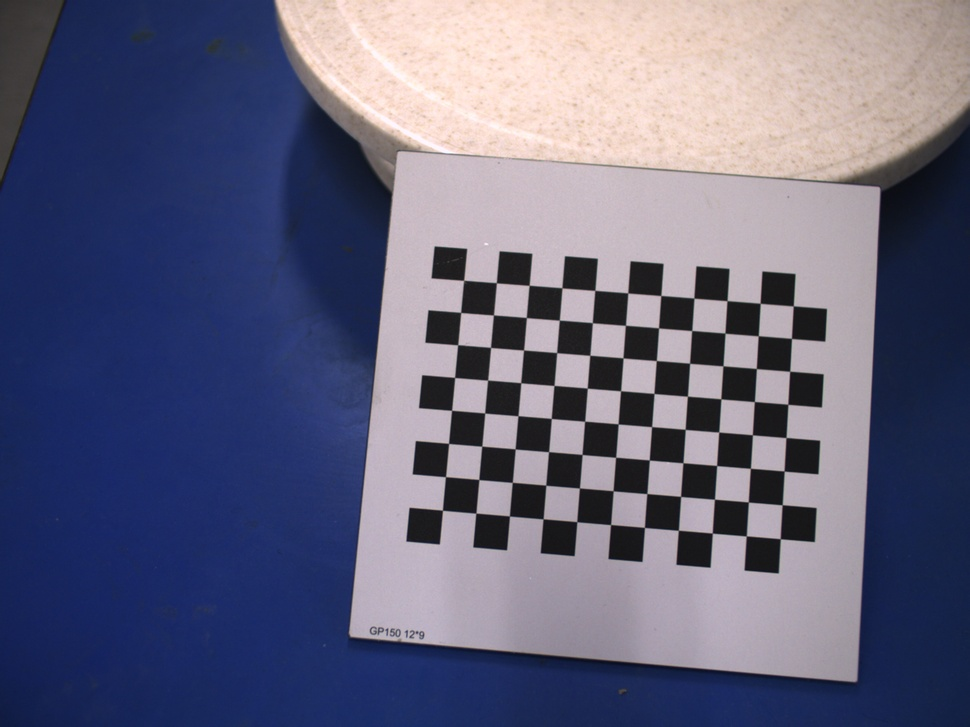
#> input picture left01.jpg, 970 x 727 px, shrunk from 2048 x 1536 before the run
$ python featurematcher2.py
#> lines starting #> are read from the running program, lines starting #| are printed output that depends on the picture
import numpy as np
import cv2 as cv
import matplotlib.pyplot as plt
img1 = cv.imread('left01.jpg',cv.IMREAD_GRAYSCALE)          # queryImage
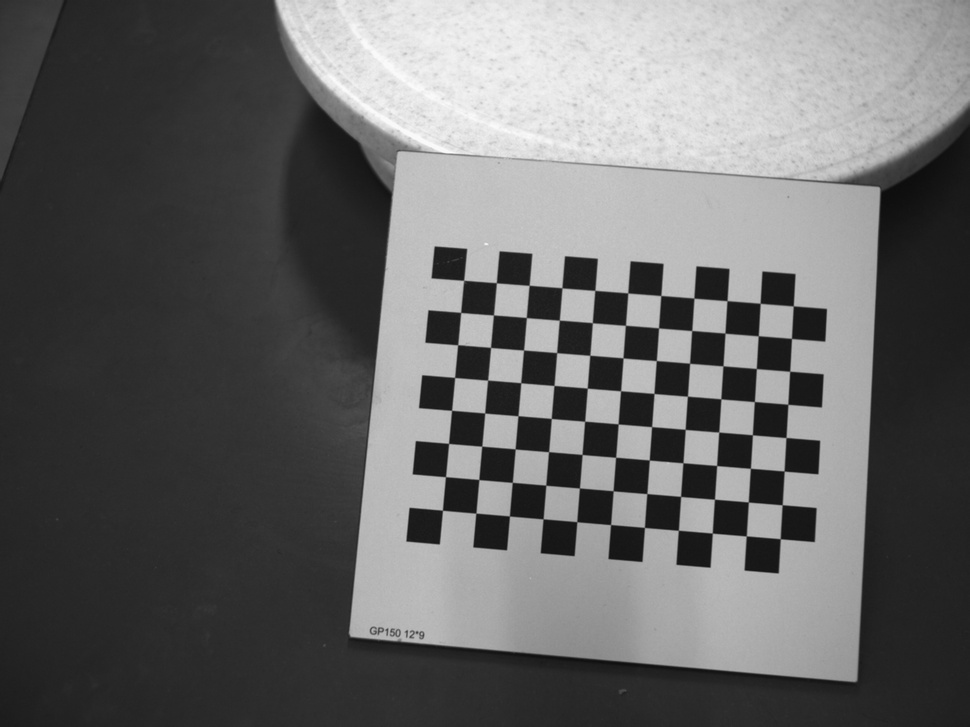
#> img1: shape (727, 970); min 12, max 253, mean 102.6
img2 = cv.imread('left02.jpg',cv.IMREAD_GRAYSCALE) # trainImage
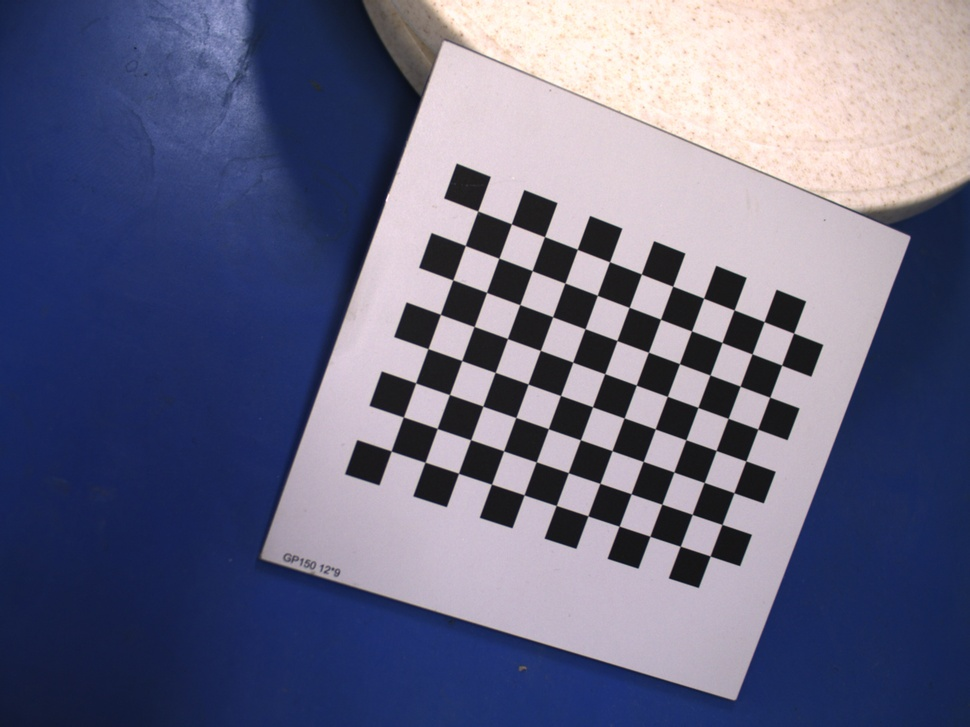
#> input picture left02.jpg, 970 x 727 px, shrunk from 2048 x 1536 before the run
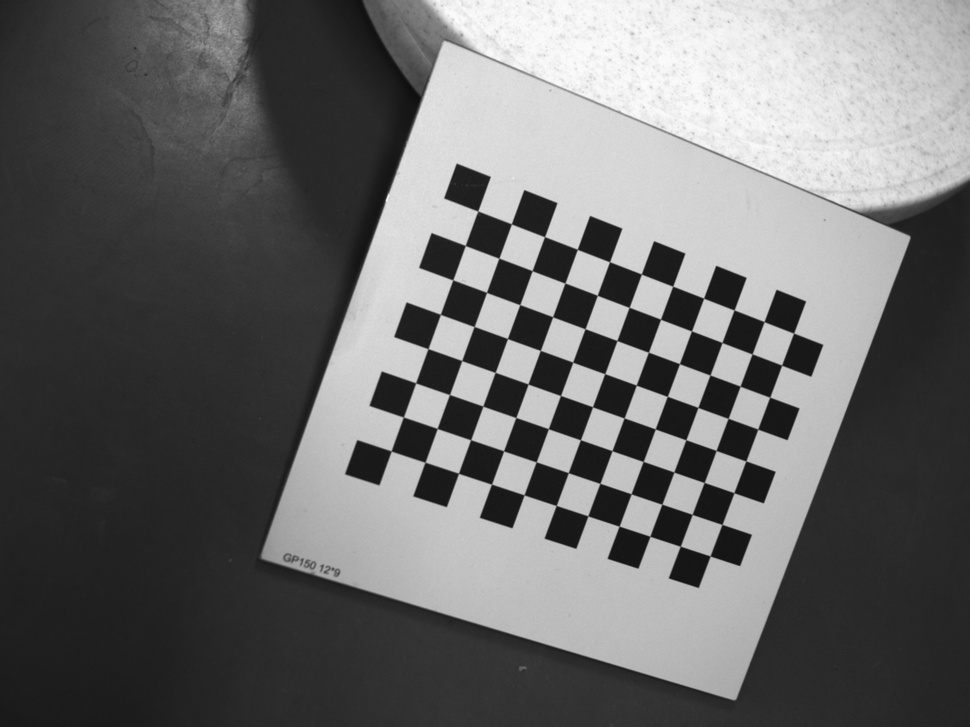
#> img2: shape (727, 970); min 12, max 253, mean 106.4
# Initiate SIFT detector
sift = cv.SIFT_create()
# find the keypoints and descriptors with SIFT
kp1, des1 = sift.detectAndCompute(img1,None)
#> kp1 = 481 keypoints; strongest (x, y, size): (448, 262, 22.1), (423, 527, 22.8), (514, 267, 21.4), (580, 272, 21.4)
kp2, des2 = sift.detectAndCompute(img2,None)
#> kp2 = 442 keypoints; strongest (x, y, size): (467, 186, 25.2), (601, 237, 23), (440, 256, 24.1), (535, 212, 23.6)
# FLANN parameters
FLANN_INDEX_KDTREE = 1
index_params = dict(algorithm = FLANN_INDEX_KDTREE, trees = 5)
search_params = dict(checks=50)   # or pass empty dictionary
flann = cv.FlannBasedMatcher(index_params,search_params)
matches = flann.knnMatch(des1,des2,k=2)
#> matches = 481 matches
# Need to draw only good matches, so create a mask
matchesMask = [[0,0] for i in range(len(matches))]
#> matchesMask = 481 pairs, first value 0 to 0, second value 0 to 0
# ratio test as per Lowe's paper
for i,(m,n) in enumerate(matches):
    if m.distance < 0.7*n.distance:
        matchesMask[i]=[1,0]
#> after the loop, matchesMask = 481 pairs, first value 0 to 1, second value 0 to 0
draw_params = dict(matchColor = (0,255,0),
                   singlePointColor = (255,0,0),
                   matchesMask = matchesMask,
                   flags = cv.DrawMatchesFlags_DEFAULT)
#> draw_params = 4 items
img3 = cv.drawMatchesKnn(img1,kp1,img2,kp2,matches,None,**draw_params)
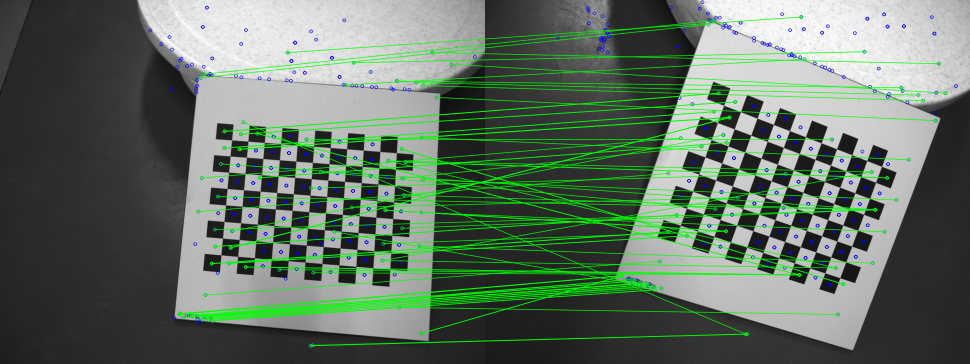
#> img3: shape (727, 1940, 3) (shown at 1/2 size); mean of channels 0, 1, 2 98.6, 113.8, 97.1; drawn as B, G, R
plt.imshow(img3,),plt.show()
